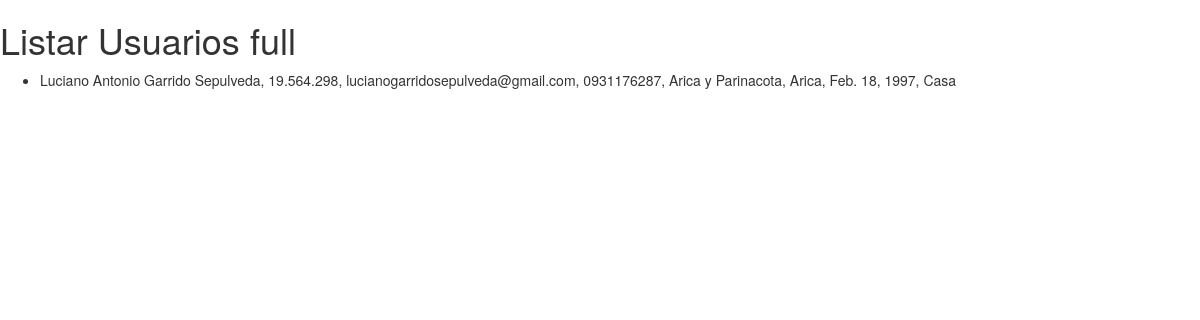
/listarUsuarios, run on an earlier commit of the app's database.
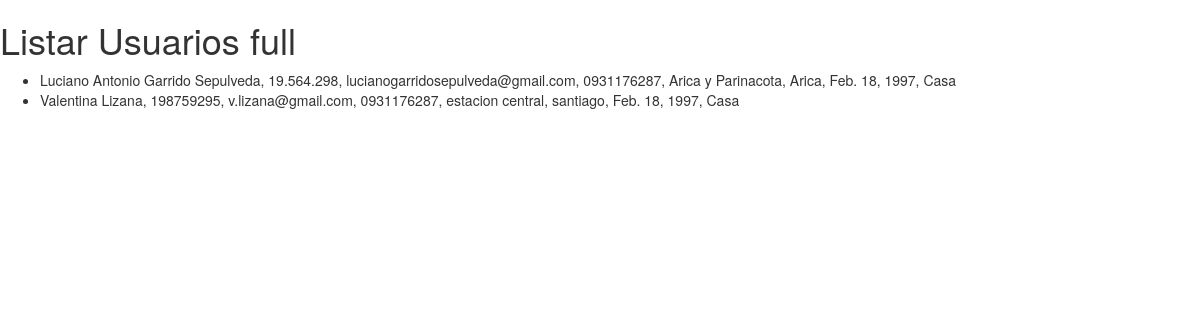
And on a later commit of the database.
### appProgramando/models.py (models this page shows, shortened)
class Usuario(models.Model):
    nombreCompleto = models.CharField(max_length=70)
    rut = models.CharField(max_length=10)
    email = models.CharField(max_length=65)
    telefono = models.CharField(max_length=20)
    region = models.CharField(max_length=70)
    comuna = models.CharField(max_length=50)
    fechaNacimiento = models.DateField()
    tipoVivienda = models.CharField(max_length=50)

### appProgramando/views.py (the view)
# urls.py: path('listarUsuarios', views.listarUsuarios),
def listarUsuarios(request):
    usuario = Usuario.objects.all()
    return render(request,
                "appProgramando/listarUsuarios.html", {'usuarios': usuario})

### appProgramando/templates/appProgramando/listarUsuarios.html (shortened to what this page needs)
{% load staticfiles %}
<!DOCTYPE html>
<html lang="en">
<head>
    <link rel="stylesheet" href="{% static 'css/bootstrap.min.css' %}">
</head>
<body>
    <h1>Listar Usuarios full</h1>
    <ul>
        {% for u in usuarios %}
        <li>
            {{u.nombreCompleto}}, {{u.rut}}, {{u.email}}, {{u.telefono}}, {{u.region}}, {{u.comuna}}, {{u.fechaNacimiento}}, {{u.tipoVivienda}}
        </li>
        {% endfor %}
    </ul>
</body>
</html>

What changed in the data, as far as the page shows it:
added Usuario: nombreCompleto "Valentina Lizana", rut "198759295", email "v.lizana@gmail.com", telefono "0931176287", region "estacion central", comuna "santiago", fechaNacimiento "Feb. 18, 1997", tipoVivienda "Casa"
